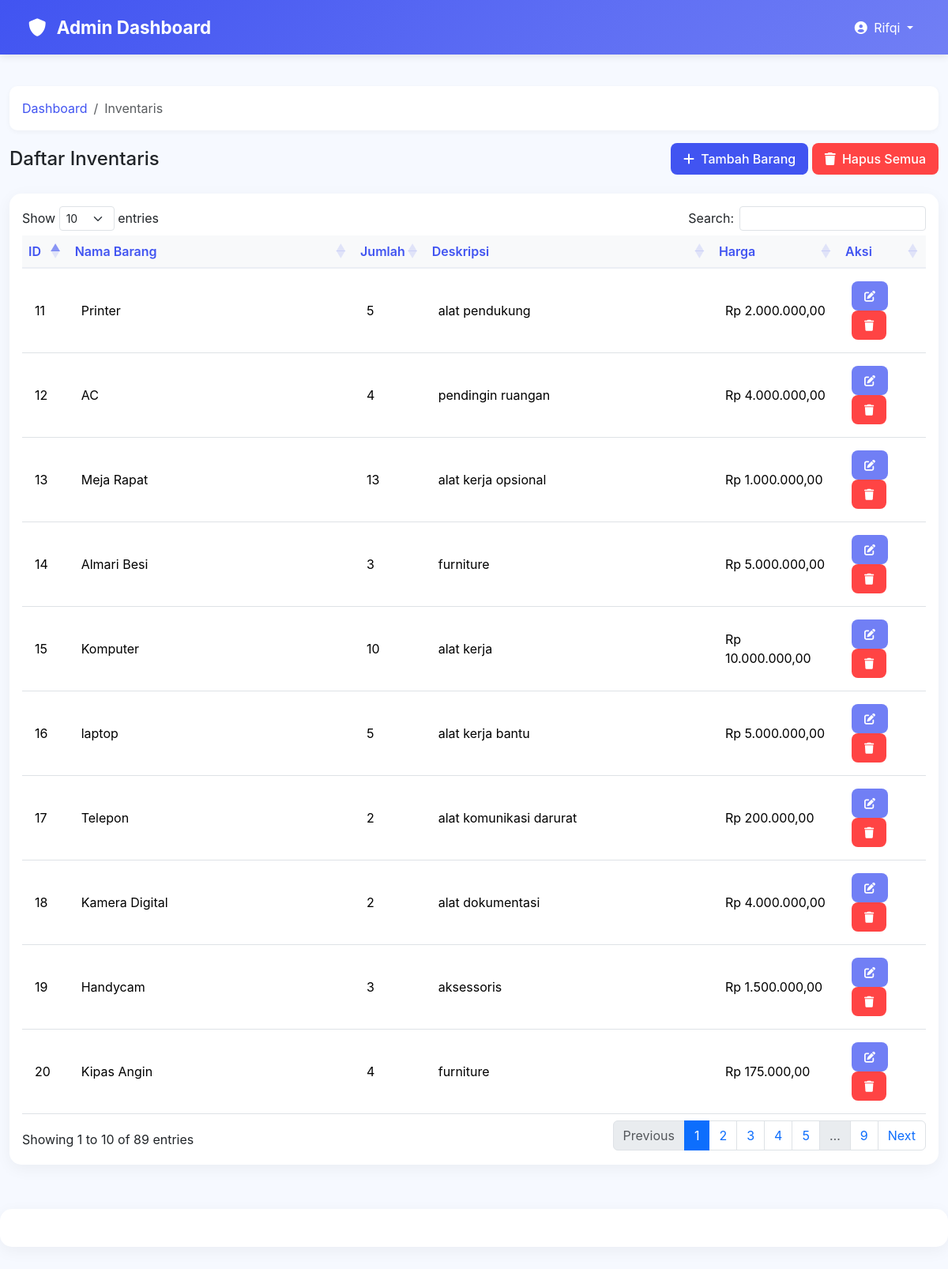
Page /admin_dashboard.php (signed in) on the committed database.
### tables this page shows
CREATE TABLE `inventaris` (
  `id` int(11) NOT NULL,
  `nama_barang` varchar(100) NOT NULL,
  `jumlah` int(11) NOT NULL,
  `deskripsi` text DEFAULT NULL,
  `user_id` int(11) DEFAULT NULL,
  `harga` decimal(10,2) DEFAULT NULL,
  `updated_at` timestamp NOT NULL DEFAULT current_timestamp() ON UPDATE current_timestamp()
);

### admin_dashboard.php (the view, shortened to what this page needs)
<!-- <?php
include 'db.php';
$stmt = $pdo->query("SELECT * FROM inventaris");
$inventaris = $stmt->fetchAll(PDO::FETCH_ASSOC);
?> -->
<!DOCTYPE html>
<html lang="id">
<head>
    <link href="https://cdn.jsdelivr.net/npm/bootstrap@5.3.3/dist/css/bootstrap.min.css" rel="stylesheet">
    <link href="https://cdn.datatables.net/1.13.5/css/dataTables.bootstrap5.min.css" rel="stylesheet">
    <link href="https://cdnjs.cloudflare.com/ajax/libs/font-awesome/6.0.0/css/all.min.css" rel="stylesheet">
</head>
<body>
    <nav class="navbar navbar-expand-lg navbar-dark">
        <div class="container-fluid">
            <a class="navbar-brand" href="#">
                <i class="fas fa-shield-alt me-2"></i>
                Admin Dashboard
            </a>
            <div class="collapse navbar-collapse" id="navbarNav">
                <ul class="navbar-nav ms-auto">
                    <li class="nav-item dropdown">
                        <a class="nav-link dropdown-toggle text-white" href="#" role="button" data-bs-toggle="dropdown">
                            <i class="fas fa-user-circle me-1"></i>
                            <?php echo $_SESSION['username']; ?>
                        </a>
                    </li>
                </ul>
            </div>
        </div>
    </nav>
    <div class="container-fluid py-4">
        <nav aria-label="breadcrumb">
            <ol class="breadcrumb">
                <li class="breadcrumb-item"><a href="dashboard.php">Dashboard</a></li>
                <li class="breadcrumb-item active">Inventaris</li>
            </ol>
        </nav>
        <div class="d-flex justify-content-between align-items-center mb-4">
            <h2 class="h4 mb-0 text-gray-800">Daftar Inventaris</h2>
            <div>
                <a href="tambah.php" class="btn btn-primary ">
                <i class="fas fa-plus me-1"></i> Tambah Barang
                </a>
                <button class="btn btn-danger" data-bs-toggle="modal" data-bs-target="#hapusSemuaModal">
                    <i class="fas fa-trash me-1"></i> Hapus Semua
                </button>
            </div>
        </div>
        <div class="card">
            <div class="card-body">
                <table id="inventarisTable" class="table table-hover">
                    <thead>
                        <tr>
                            <th>ID</th>
                            <th>Nama Barang</th>
                            <th>Jumlah</th>
                            <th>Deskripsi</th>
                            <th>Harga</th>
                            <th>Aksi</th>
                        </tr>
                    </thead>
                    <tbody>
                        <?php foreach ($inventaris as $item): ?>
                        <tr>
                            <td><?php echo $item['id']; ?></td>
                            <td><?php echo $item['nama_barang']; ?></td>
                            <td><?php echo $item['jumlah']; ?></td>
                            <td><?php echo $item['deskripsi']; ?></td>
                            <td>Rp <?php echo number_format($item['harga'], 2, ',', '.'); ?></td>
                            <td>
                                <button class="btn btn-info btn-sm" onclick="editItem(<?php echo $item['id']; ?>)">
                                    <i class="fas fa-edit"></i>
                                </button>
                                <button class="btn btn-danger btn-sm" onclick="deleteItem(<?php echo $item['id']; ?>)">
                                    <i class="fas fa-trash"></i>
                                </button>
                            </td>
                        </tr>
                        <?php endforeach; ?>
                    </tbody>
                </table>
            </div>
        </div>
    </div>
<div class="card card-dashboard">
            <div class="card-body p-4">
            </div>
        </div>
</body>
</html>

### admin_dashboard.php (style rules this page uses)
:root { --primary-color: #4154f1; --secondary-color: #717ff5; --success-color: #2eca6a; --danger-color: #ff4444; }
body { background-color: #f6f9ff; font-family: 'Inter', system-ui, -apple-system, sans-serif; }
.navbar { background: linear-gradient(135deg, var(--primary-color), var(--secondary-color)); padding: 0.8rem 1.5rem; box-shadow: 0 2px 10px rgba(0,0,0,0.1); }
.navbar-brand { color: white !important; font-weight: 700; font-size: 1.4rem; }
.breadcrumb { background: white; padding: 1rem; border-radius: 10px; box-shadow: 0 2px 6px rgba(0,0,0,0.04); margin: 1rem 0; }
.breadcrumb-item a { color: var(--primary-color); text-decoration: none; }
.card { border: none; border-radius: 15px; box-shadow: 0 5px 20px rgba(0,0,0,0.05); margin-bottom: 2rem; transition: transform 0.2s; }
.table { margin: 0; }
.table th { background: #f8f9fa; color: var(--primary-color); font-weight: 600; border-bottom: 2px solid #ebeef4; }
.table td { vertical-align: middle; padding: 1rem; }
.table tbody tr { transition: all 0.2s; }
.btn { padding: 0.5rem 1rem; border-radius: 8px; font-weight: 500; transition: all 0.3s; }
.btn-primary { background: var(--primary-color); border: none; }
.btn-danger { background: var(--danger-color); border: none; }
.btn-info { background: var(--secondary-color); border: none; color: white; }

### rows in the picture
inventaris: id "11", nama_barang "Printer", jumlah "5", deskripsi "alat pendukung", harga "2.000.000,00"
inventaris: id "12", nama_barang "AC", jumlah "4", deskripsi "pendingin ruangan", harga "4.000.000,00"
inventaris: id "13", nama_barang "Meja Rapat", jumlah "13", deskripsi "alat kerja opsional", harga "1.000.000,00"
inventaris: id "14", nama_barang "Almari Besi", jumlah "3", deskripsi "furniture", harga "5.000.000,00"
inventaris: id "15", nama_barang "Komputer", jumlah "10", deskripsi "alat kerja", harga "10.000.000,00"
inventaris: id "16", nama_barang "laptop", jumlah "5", deskripsi "alat kerja bantu", harga "5.000.000,00"
inventaris: id "17", nama_barang "Telepon", jumlah "2", deskripsi "alat komunikasi darurat", harga "200.000,00"
inventaris: id "18", nama_barang "Kamera Digital", jumlah "2", deskripsi "alat dokumentasi", harga "4.000.000,00"
inventaris: id "19", nama_barang "Handycam", jumlah "3", deskripsi "aksessoris", harga "1.500.000,00"
inventaris: id "20", nama_barang "Kipas Angin", jumlah "4", deskripsi "furniture", harga "175.000,00"

### other values in the picture
$_SESSION['username'] "Rifqi"
